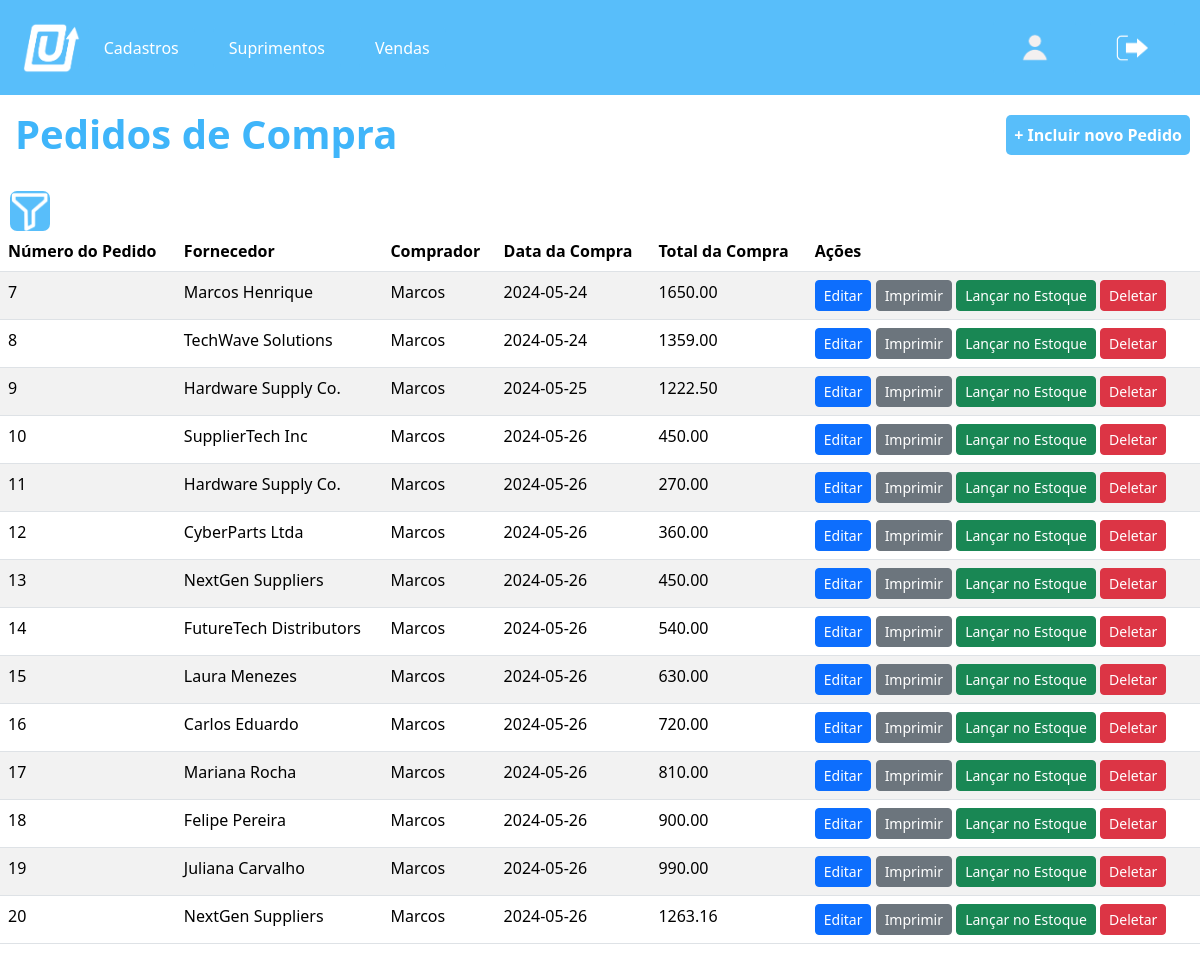
Screenshot of /Tela_compra/Tela_compra.php (signed in) with the database file from the repository.
### tables this page shows
CREATE TABLE `compras` (
  `id` int(11) NOT NULL,
  `num_ped` int(11) NOT NULL,
  `fornecedor` varchar(255) NOT NULL,
  `comprador` varchar(255) NOT NULL,
  `cond_pagamento` varchar(255) NOT NULL,
  `categoria` varchar(255) NOT NULL,
  `data_compra` date NOT NULL,
  `data_recebimento` date NOT NULL,
  `data_prevista` date NOT NULL,
  `id_usuario` int(11) NOT NULL,
  `num_itens` int(11) NOT NULL,
  `soma_quantidades` int(11) NOT NULL,
  `desconto_total_itens` decimal(10,2) NOT NULL,
  `total_itens` decimal(10,2) NOT NULL,
  `desconto_total_compra` decimal(10,2) NOT NULL,
  `total_compra` decimal(10,2) NOT NULL,
  `lancado_estoque` tinyint(1) DEFAULT 0
);

### Tela_compra/Tela_compra.php (the view, shortened to what this page needs)
<?php
require_once "../conexao.php";
$id_usuario = $_SESSION['id'];
$sql = "SELECT * FROM compras WHERE id_usuario = $id_usuario";
$resultado = mysqli_query($conexao, $sql);
?>
<!DOCTYPE html>
<html lang="en">
<head>
    <link href="https://cdn.jsdelivr.net/npm/bootstrap@5.3.3/dist/css/bootstrap.min.css" rel="stylesheet"
>
    <link rel="stylesheet" href="estilos_compra.css">
    <link rel="stylesheet" href="../styleHeader.css">
</head>
<body>
    <header>
        <img src="../img/logo.png" alt="logo">
        <nav>
            <div class="dropdown">
                <button class="dropbtn">Cadastros</button>
            </div>
            <div class="dropdown">
                <button class="dropbtn">Suprimentos</button>
            </div>
            <div class="dropdown">
                <button class="dropbtn">Vendas</button>
            </div>
        </nav>
        <div>
            <button id="perfilBtn"><img class="perfil" src="../img/perfil.png" alt="Descrição da Imagem 1"></button>
            <button id="logoutBtn"><img class="perfil" src="../img/sair.png" alt="Descrição da Imagem 2"></button>
        </div>
    </header>
    <div class="title">
        <h1><strong>Pedidos de Compra</strong></h1>
    </div>
    <button id="sidebarToggle"></button>
    <main>
        <a class="btn-cadastrar-produto" href="Tela_cad_compra.php"><strong>+ Incluir novo Pedido</strong></a>
        <div class="table-responsive">
            <table class="table table-striped">
                <thead>
                    <tr>
                        <th>Número do Pedido</th>
                        <th>Fornecedor</th>
                        <th>Comprador</th>
                        <th>Data da Compra</th>
                        <th>Total da Compra</th>
                        <th>Ações</th>
                    </tr>
                </thead>
                <tbody>
                    <?php if (mysqli_num_rows($resultado) > 0) {
                        while ($row = mysqli_fetch_assoc($resultado)) { ?>
                            <tr>
                                <td><?php echo $row['num_ped']; ?></td>
                                <td><?php echo $row['fornecedor']; ?></td>
                                <td><?php echo $row['comprador']; ?></td>
                                <td><?php echo $row['data_compra']; ?></td>
                                <td><?php echo $row['total_compra']; ?></td>
                                <td>
                                    <a href="editar_compra.php?id_compra=<?php echo $row['id']; ?>" class="btn btn-primary btn-sm">Editar</a>
                                    <a href="visualizar_compra.php?id_compra=<?php echo $row['id']; ?>" target="_blank"
                                        class="btn btn-secondary btn-sm">Imprimir</a>
                                    <?php if ($row['lancado_estoque']) { ?>
                                        <a href="cancelar_lancamento_compra.php?id_compra=<?php echo $row['id']; ?>"
                                            class="btn btn-warning btn-sm">Cancelar Lançamento</a>
                                    <?php } else { ?>
                                        <a href="lancar_estoque_compra.php?id_compra=<?php echo $row['id']; ?>"
                                            class="btn btn-success btn-sm">Lançar no Estoque</a>
                                    <?php } ?>
                                    <a href="deletar_compra.php?id_compra=<?php echo $row['id']; ?>" class="btn btn-danger btn-sm">Deletar</a>
                                </td>
                            </tr>
                        <?php }
                    } else { ?>
                        <tr>
                            <td colspan="6">Nenhum pedido de compra encontrado.</td>
                        </tr>
                    <?php } ?>
                </tbody>
            </table>
        </div>
    </main>
</body>
</html>

### Tela_compra/estilos_compra.css (style rules this page uses)
#sidebarToggle { background-image: url('../img/InconFiltro.png'); background-size: cover; width: 40px; height: 40px; padding: 20px; background-color: #58befa; margin-top: 10px; font-family: Arial, Helvetica, sans-serif; border: 0; border-radius: 7px; margin-left: 10px; z-index: 9999; }
.btn-cadastrar-produto { padding: 8px; position: fixed; top: 115px; right: 10px; z-index: 9999; background-color: #58befa; border: 0; border-radius: 5px; color: #fff; text-decoration: none; }
.title h1 { padding: 15px; color: #3FB5FA; }

### styleHeader.css (style rules this page uses)
body { margin: 0; }
header { background-color: #58befa; color: #fff; padding: 20px; display: flex; justify-content: space-between; align-items: center; height: 95px; position: relative; z-index: 1000; }
header img { padding: 2.5px; height: 55px; width: auto; }
header button { color: #fff; text-decoration: none; background-color: #58befa; padding: 8px 16px; border: none; border-radius: 4px; margin: 0 5px; cursor: pointer; }
header nav { margin-right: auto; }
nav { display: flex; }
.dropdown { margin-right: 8px; }
.perfil { padding: 1.7px; height: 37px; width: auto; }

### rows the page displays
compras: num_ped "7", fornecedor "Marcos Henrique", comprador "Marcos", data_compra "2024-05-24", total_compra "1650.00"
compras: num_ped "8", fornecedor "TechWave Solutions", comprador "Marcos", data_compra "2024-05-24", total_compra "1359.00"
compras: num_ped "9", fornecedor "Hardware Supply Co.", comprador "Marcos", data_compra "2024-05-25", total_compra "1222.50"
compras: num_ped "10", fornecedor "SupplierTech Inc", comprador "Marcos", data_compra "2024-05-26", total_compra "450.00"
compras: num_ped "11", fornecedor "Hardware Supply Co.", comprador "Marcos", data_compra "2024-05-26", total_compra "270.00"
compras: num_ped "12", fornecedor "CyberParts Ltda", comprador "Marcos", data_compra "2024-05-26", total_compra "360.00"
compras: num_ped "13", fornecedor "NextGen Suppliers", comprador "Marcos", data_compra "2024-05-26", total_compra "450.00"
compras: num_ped "14", fornecedor "FutureTech Distributors", comprador "Marcos", data_compra "2024-05-26", total_compra "540.00"
compras: num_ped "15", fornecedor "Laura Menezes", comprador "Marcos", data_compra "2024-05-26", total_compra "630.00"
compras: num_ped "16", fornecedor "Carlos Eduardo", comprador "Marcos", data_compra "2024-05-26", total_compra "720.00"
compras: num_ped "17", fornecedor "Mariana Rocha", comprador "Marcos", data_compra "2024-05-26", total_compra "810.00"
compras: num_ped "18", fornecedor "Felipe Pereira", comprador "Marcos", data_compra "2024-05-26", total_compra "900.00"
compras: num_ped "19", fornecedor "Juliana Carvalho", comprador "Marcos", data_compra "2024-05-26", total_compra "990.00"
compras: num_ped "20", fornecedor "NextGen Suppliers", comprador "Marcos", data_compra "2024-05-26", total_compra "1263.16"
